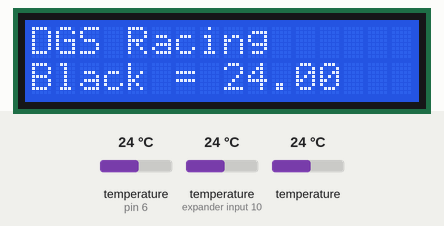
Recording of a sketch running on a simulated Arduino Uno, built with avr-gcc and run on an emulated ATmega328P. On the bench: 16×2 character LCD. The test bench sets the inputs (shaded band); at power-on: temperature (sensors on pin 6, expander input 10) 24 °C, temperature 24 °C.

Above: at 9.3 s.
9.4 s: temperature (sensor on pin 6) set to 12 °C
At 16.3 s:
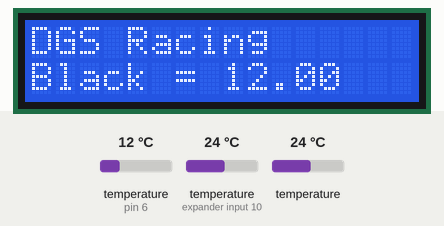
18.4 s: temperature (sensor on expander input 10) set to 12 °C
At 24.6 s:
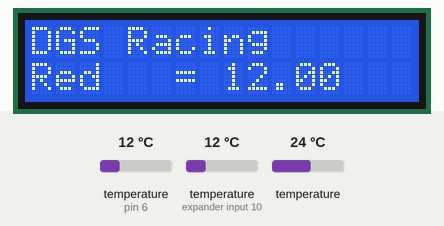
26.7 s: temperature (sensor 206) set to 12 °C
At 32.9 s:
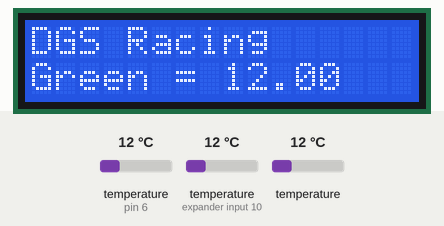
35.2 s: temperature (sensor on pin 6) set to 19 °C
At 40.8 s:
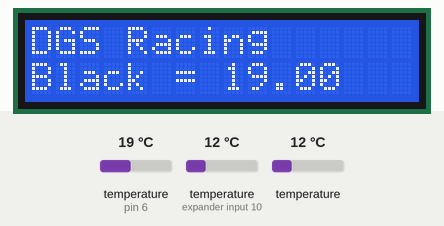
43.6 s: temperature (sensor on expander input 10) set to 19 °C
At 49.1 s:
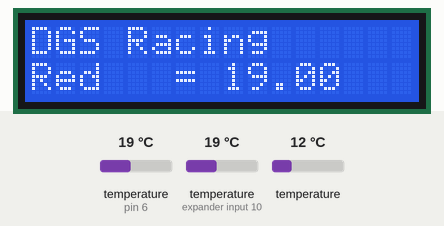
51.9 s: temperature (sensor 206) set to 19 °C
At 57.4 s:
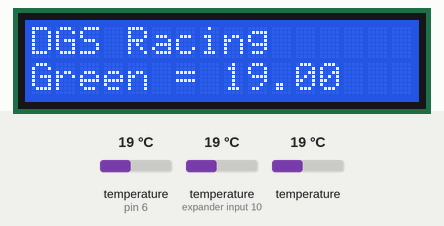
Timing chart, 0 to 58.9 s (numbered marks = the images above; inputs shaded):
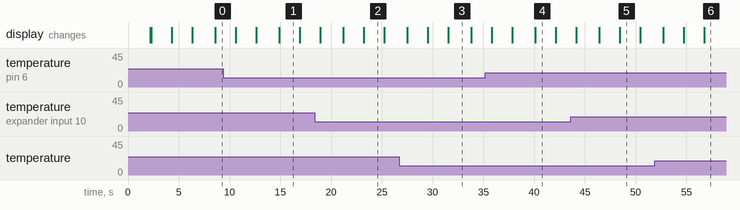

The sketch:

TemperatureLCD.ino
```cpp
/*
  Chris Nethercott / ThorinDev
  TemperatureLCD
*/
#include <OneWire.h>
#include <DallasTemperature.h>
#include <LiquidCrystal.h>
LiquidCrystal lcd(12, 11, 5, 4, 3, 2);

//Pin Numbers
#define ONE_WIRE_BUS_PIN 6

//Library Stuff
OneWire oneWire(ONE_WIRE_BUS_PIN);
DallasTemperature sensors(&oneWire);

//Sets the addresses for each probe on the one wire bus
DeviceAddress black_probe = { 0x28, 0xFF, 0x1A, 0xAA, 0x62, 0x15, 0x03, 0x20 }; //Black Address
DeviceAddress red_probe   = { 0x28, 0xFF, 0xA9, 0xB4, 0x62, 0x15, 0x03, 0x0C }; //Red Address
DeviceAddress green_probe = { 0x28, 0xFF, 0xF5, 0xB3, 0x62, 0x15, 0x03, 0x3E }; //Green Address

void setup() {
  sensors.begin();
  sensors.setResolution(black_probe, 10);
  sensors.setResolution(red_probe, 10);
  sensors.setResolution(green_probe, 10);
}

void loop() {
  //delay(delay_time);
  sensors.requestTemperatures();

  delay(2000);
  lcd.begin(16, 2);
  lcd.print("DGS Racing");
  lcd.setCursor(0, 1);
  lcd.print("Black = ");
  printTemperature(black_probe);

  delay(2000);
  lcd.clear();
  lcd.print("DGS Racing");
  lcd.setCursor(0, 1);
  lcd.print("Red   = ");
  printTemperature(red_probe);

  delay(2000);
  lcd.clear();
  lcd.print("DGS Racing");
  lcd.setCursor(0, 1);
  lcd.print("Green = ");
  printTemperature(green_probe);
}

void printTemperature(DeviceAddress deviceAddress) {

  float tempC = sensors.getTempC(deviceAddress);

  if (tempC == -127.00) {
    lcd.print("Failed");
  }
  else {
    lcd.print(tempC);
  }
}
```

Measured:
- what the display in image 1 shows lasts 2.0 s, from 14.9 s to 16.9 s
- what the display in image 3 shows lasts 2.3 s, from 31.5 s to 33.8 s
